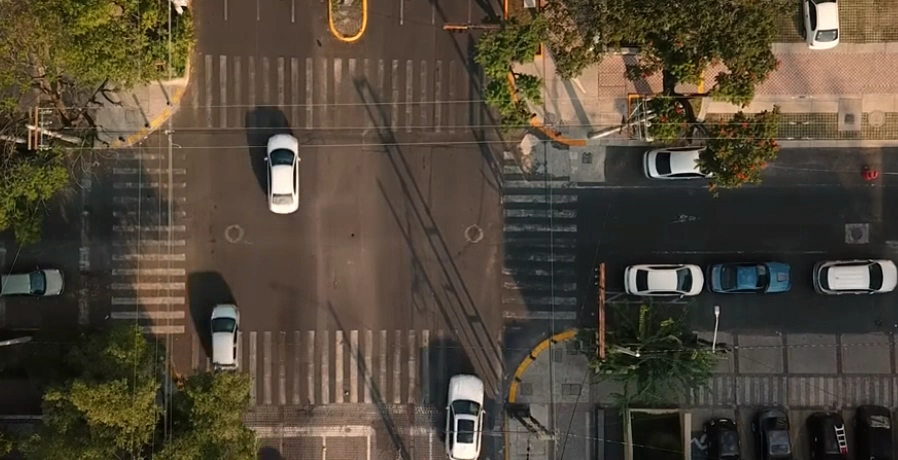
#> input picture frames_traffic/frame_000006.png, 898 x 460 px; its folder holds only this picture in this run
$ jupyter execute ascii_video.ipynb
#> lines starting #> are read from the running program, lines starting #| are printed output that depends on the picture
#> in image_to_ascii, image is the input picture: PIL image 898x460 RGB; mean R, G, B 80.6, 70.6, 56
[cell 1]
from PIL import Image
import os

# first run ffmpeg -i input.mp4 frames/frame_%06d.png to send desired mp4 video to frames

# ASCII characters used to represent pixels
ASCII_CHARS = "@$B%8&WM#*oahkbdpqwmZO0QLCJUYXzcvunxrjft/\\|()1{}[]?-_+~<>i!lI;:,\"^`'. "

def resize(image, new_width=80):
#> called with new_width = 80
    width, height = image.size
#> width = 898; height = 460
    ratio = height / width / 1.65  # adjust aspect ratio
#> ratio = 0.31
    new_height = int(new_width * ratio)
#> new_height = 24
    return image.resize((new_width, new_height))
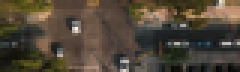
#> returned value: PIL image 80x24 RGB (shown 3 times larger); mean R, G, B 80.6, 70.6, 56

def grayify(image):
    return image.convert("L")
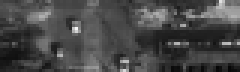
#> returned value: PIL image 80x24 L (shown 3 times larger); min 6, max 245, mean 71.9

def pixels_to_ascii(image):
    pixels = image.getdata()
    # chars = "".join([ASCII_CHARS[min(pixel // 256, len(ASCII_CHARS) - 1)] for pixel in pixels])
    chars = "".join([ASCII_CHARS[int(pixel / 256 * len(ASCII_CHARS))] for pixel in pixels])
    return chars

def image_to_ascii(image_path, width=80):
    image = Image.open(image_path)
    image = resize(image, width)
    image = grayify(image)
    ascii_str = pixels_to_ascii(image)
    img_width = image.width
#> img_width = 80
    ascii_str = "\n".join([ascii_str[i:i+img_width] for i in range(0, len(ascii_str), img_width)])
    return ascii_str

output = []
frames_dir = "frames_traffic"
for file in sorted(os.listdir(frames_dir)):
    if file.endswith(".png"):
        ascii_frame = image_to_ascii(os.path.join(frames_dir, file), width=80)
        output.append(ascii_frame)

import json
with open("ascii_frames_traffic.json", "w") as f:
    json.dump(output, f)

# finish by running a cp command to send this to serving directory
